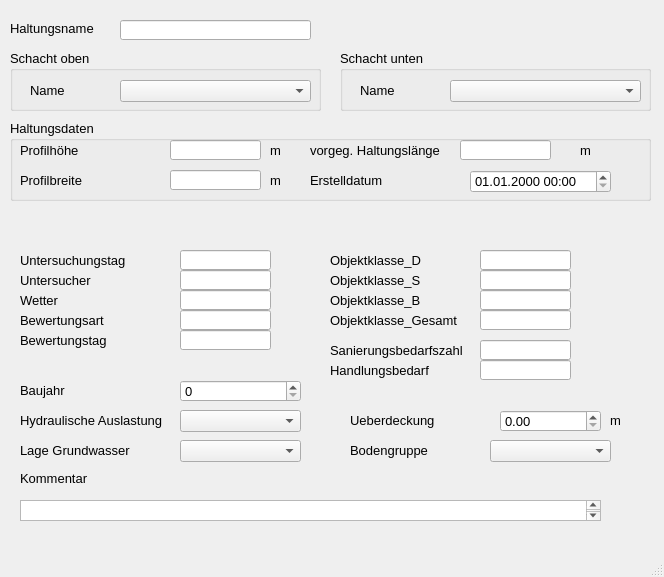
<?xml version="1.0" encoding="UTF-8"?>
<ui version="4.0">
 <class>MainWindow</class>
 <widget class="QMainWindow" name="MainWindow">
  <property name="geometry">
   <rect>
    <x>0</x>
    <y>0</y>
    <width>664</width>
    <height>577</height>
   </rect>
  </property>
  <property name="sizePolicy">
   <sizepolicy hsizetype="Preferred" vsizetype="Preferred">
    <horstretch>0</horstretch>
    <verstretch>0</verstretch>
   </sizepolicy>
  </property>
  <property name="minimumSize">
   <size>
    <width>664</width>
    <height>523</height>
   </size>
  </property>
  <property name="baseSize">
   <size>
    <width>0</width>
    <height>0</height>
   </size>
  </property>
  <property name="font">
   <font>
    <family>Tahoma</family>
    <pointsize>10</pointsize>
   </font>
  </property>
  <property name="windowTitle">
   <string>MainWindow</string>
  </property>
  <widget class="QWidget" name="centralwidget">
   <widget class="QLabel" name="label">
    <property name="geometry">
     <rect>
      <x>10</x>
      <y>20</y>
      <width>131</width>
      <height>16</height>
     </rect>
    </property>
    <property name="font">
     <font>
      <family>Tahoma</family>
      <pointsize>10</pointsize>
     </font>
    </property>
    <property name="text">
     <string>Haltungsname</string>
    </property>
   </widget>
   <widget class="QGroupBox" name="groupBox">
    <property name="geometry">
     <rect>
      <x>10</x>
      <y>50</y>
      <width>311</width>
      <height>61</height>
     </rect>
    </property>
    <property name="font">
     <font>
      <pointsize>10</pointsize>
     </font>
    </property>
    <property name="title">
     <string>Schacht oben</string>
    </property>
    <widget class="QLabel" name="label_3">
     <property name="geometry">
      <rect>
       <x>20</x>
       <y>30</y>
       <width>91</width>
       <height>21</height>
      </rect>
     </property>
     <property name="text">
      <string>Name</string>
     </property>
    </widget>
    <widget class="QComboBox" name="schoben">
     <property name="geometry">
      <rect>
       <x>110</x>
       <y>30</y>
       <width>191</width>
       <height>22</height>
      </rect>
     </property>
    </widget>
   </widget>
   <widget class="QGroupBox" name="groupBox_3">
    <property name="geometry">
     <rect>
      <x>340</x>
      <y>50</y>
      <width>311</width>
      <height>61</height>
     </rect>
    </property>
    <property name="font">
     <font>
      <pointsize>10</pointsize>
     </font>
    </property>
    <property name="title">
     <string>Schacht unten</string>
    </property>
    <widget class="QLabel" name="label_9">
     <property name="geometry">
      <rect>
       <x>20</x>
       <y>30</y>
       <width>71</width>
       <height>21</height>
      </rect>
     </property>
     <property name="text">
      <string>Name</string>
     </property>
    </widget>
    <widget class="QComboBox" name="schunten">
     <property name="geometry">
      <rect>
       <x>110</x>
       <y>30</y>
       <width>191</width>
       <height>22</height>
      </rect>
     </property>
    </widget>
   </widget>
   <widget class="QTextEdit" name="kommentar">
    <property name="geometry">
     <rect>
      <x>20</x>
      <y>500</y>
      <width>581</width>
      <height>21</height>
     </rect>
    </property>
    <property name="font">
     <font>
      <pointsize>10</pointsize>
     </font>
    </property>
   </widget>
   <widget class="QLabel" name="label_22">
    <property name="geometry">
     <rect>
      <x>20</x>
      <y>470</y>
      <width>81</width>
      <height>16</height>
     </rect>
    </property>
    <property name="font">
     <font>
      <pointsize>10</pointsize>
     </font>
    </property>
    <property name="text">
     <string>Kommentar</string>
    </property>
   </widget>
   <widget class="QLineEdit" name="haltnam">
    <property name="geometry">
     <rect>
      <x>120</x>
      <y>20</y>
      <width>191</width>
      <height>20</height>
     </rect>
    </property>
    <property name="font">
     <font>
      <pointsize>10</pointsize>
     </font>
    </property>
   </widget>
   <widget class="QGroupBox" name="groupBox_2">
    <property name="geometry">
     <rect>
      <x>10</x>
      <y>120</y>
      <width>641</width>
      <height>81</height>
     </rect>
    </property>
    <property name="font">
     <font>
      <pointsize>10</pointsize>
     </font>
    </property>
    <property name="title">
     <string>Haltungsdaten</string>
    </property>
    <widget class="QgsDateTimeEdit" name="createdat">
     <property name="geometry">
      <rect>
       <x>460</x>
       <y>50</y>
       <width>141</width>
       <height>23</height>
      </rect>
     </property>
     <property name="font">
      <font>
       <family>Tahoma</family>
       <pointsize>10</pointsize>
      </font>
     </property>
     <property name="currentSection">
      <enum>QDateTimeEdit::DaySection</enum>
     </property>
     <property name="displayFormat">
      <string>dd.MM.yyyy HH:mm</string>
     </property>
    </widget>
    <widget class="QLabel" name="label_7">
     <property name="geometry">
      <rect>
       <x>10</x>
       <y>50</y>
       <width>101</width>
       <height>21</height>
      </rect>
     </property>
     <property name="text">
      <string>Profilbreite</string>
     </property>
    </widget>
    <widget class="QLabel" name="label_20">
     <property name="geometry">
      <rect>
       <x>260</x>
       <y>50</y>
       <width>31</width>
       <height>21</height>
      </rect>
     </property>
     <property name="text">
      <string>m </string>
     </property>
    </widget>
    <widget class="QLabel" name="label_21">
     <property name="geometry">
      <rect>
       <x>570</x>
       <y>20</y>
       <width>31</width>
       <height>21</height>
      </rect>
     </property>
     <property name="text">
      <string>m </string>
     </property>
    </widget>
    <widget class="QLineEdit" name="laenge">
     <property name="geometry">
      <rect>
       <x>450</x>
       <y>20</y>
       <width>91</width>
       <height>20</height>
      </rect>
     </property>
     <property name="toolTip">
      <string>&lt;html&gt;&lt;head/&gt;&lt;body&gt;&lt;p&gt;&lt;span style=&quot; font-size:10pt;&quot;&gt;vorgegebene Haltungslänge, falls diese nicht automatisch berechnet werden soll&lt;/span&gt;&lt;/p&gt;&lt;/body&gt;&lt;/html&gt;</string>
     </property>
     <property name="statusTip">
      <string>vorgegebene Haltungslänge, falls diese nicht automatisch berechnet werden soll</string>
     </property>
    </widget>
    <widget class="QLabel" name="label_71">
     <property name="geometry">
      <rect>
       <x>300</x>
       <y>50</y>
       <width>151</width>
       <height>21</height>
      </rect>
     </property>
     <property name="text">
      <string>Erstelldatum</string>
     </property>
    </widget>
    <widget class="QLabel" name="label_17">
     <property name="geometry">
      <rect>
       <x>300</x>
       <y>10</y>
       <width>151</width>
       <height>41</height>
      </rect>
     </property>
     <property name="text">
      <string>vorgeg. Haltungslänge</string>
     </property>
    </widget>
    <widget class="QLineEdit" name="hoehe">
     <property name="geometry">
      <rect>
       <x>160</x>
       <y>20</y>
       <width>91</width>
       <height>20</height>
      </rect>
     </property>
    </widget>
    <widget class="QLabel" name="label_16">
     <property name="geometry">
      <rect>
       <x>260</x>
       <y>20</y>
       <width>31</width>
       <height>21</height>
      </rect>
     </property>
     <property name="text">
      <string>m </string>
     </property>
    </widget>
    <widget class="QLineEdit" name="breite">
     <property name="geometry">
      <rect>
       <x>160</x>
       <y>50</y>
       <width>91</width>
       <height>20</height>
      </rect>
     </property>
    </widget>
    <widget class="QLabel" name="label_6">
     <property name="geometry">
      <rect>
       <x>10</x>
       <y>20</y>
       <width>101</width>
       <height>21</height>
      </rect>
     </property>
     <property name="text">
      <string>Profilhöhe</string>
     </property>
    </widget>
   </widget>
   <widget class="QLabel" name="label_52">
    <property name="geometry">
     <rect>
      <x>20</x>
      <y>410</y>
      <width>151</width>
      <height>21</height>
     </rect>
    </property>
    <property name="text">
     <string>Hydraulische Auslastung</string>
    </property>
   </widget>
   <widget class="QComboBox" name="hydraulische_auslastung">
    <property name="geometry">
     <rect>
      <x>180</x>
      <y>410</y>
      <width>121</width>
      <height>22</height>
     </rect>
    </property>
    <item>
     <property name="text">
      <string/>
     </property>
    </item>
    <item>
     <property name="text">
      <string>eingehalten</string>
     </property>
    </item>
    <item>
     <property name="text">
      <string>nicht eingehalten</string>
     </property>
    </item>
   </widget>
   <widget class="QLabel" name="label_53">
    <property name="geometry">
     <rect>
      <x>20</x>
      <y>440</y>
      <width>151</width>
      <height>21</height>
     </rect>
    </property>
    <property name="text">
     <string>Lage Grundwasser</string>
    </property>
   </widget>
   <widget class="QComboBox" name="lage_grundwasser">
    <property name="geometry">
     <rect>
      <x>180</x>
      <y>440</y>
      <width>121</width>
      <height>22</height>
     </rect>
    </property>
    <item>
     <property name="text">
      <string/>
     </property>
    </item>
    <item>
     <property name="text">
      <string>kein Grundwasser</string>
     </property>
    </item>
    <item>
     <property name="text">
      <string>im Grundwasser</string>
     </property>
    </item>
    <item>
     <property name="text">
      <string>in der Wechselzone</string>
     </property>
    </item>
    <item>
     <property name="text">
      <string>oberhalb des Grundwassers</string>
     </property>
    </item>
   </widget>
   <widget class="QLabel" name="label_55">
    <property name="geometry">
     <rect>
      <x>350</x>
      <y>410</y>
      <width>151</width>
      <height>21</height>
     </rect>
    </property>
    <property name="text">
     <string>Ueberdeckung</string>
    </property>
   </widget>
   <widget class="QLabel" name="label_56">
    <property name="geometry">
     <rect>
      <x>350</x>
      <y>440</y>
      <width>151</width>
      <height>21</height>
     </rect>
    </property>
    <property name="text">
     <string>Bodengruppe</string>
    </property>
   </widget>
   <widget class="QComboBox" name="bodengruppe">
    <property name="geometry">
     <rect>
      <x>490</x>
      <y>440</y>
      <width>121</width>
      <height>22</height>
     </rect>
    </property>
    <item>
     <property name="text">
      <string/>
     </property>
    </item>
    <item>
     <property name="text">
      <string>Bodengruppe 1</string>
     </property>
    </item>
    <item>
     <property name="text">
      <string>Bodengruppe 2</string>
     </property>
    </item>
    <item>
     <property name="text">
      <string>Bodengruppe 3</string>
     </property>
    </item>
    <item>
     <property name="text">
      <string>Bodengruppe 4</string>
     </property>
    </item>
   </widget>
   <widget class="QLabel" name="label_60">
    <property name="geometry">
     <rect>
      <x>20</x>
      <y>380</y>
      <width>151</width>
      <height>21</height>
     </rect>
    </property>
    <property name="text">
     <string>Baujahr</string>
    </property>
   </widget>
   <widget class="QSpinBox" name="baujahr">
    <property name="geometry">
     <rect>
      <x>180</x>
      <y>380</y>
      <width>121</width>
      <height>22</height>
     </rect>
    </property>
   </widget>
   <widget class="QDoubleSpinBox" name="ueberdeckung">
    <property name="geometry">
     <rect>
      <x>500</x>
      <y>410</y>
      <width>101</width>
      <height>22</height>
     </rect>
    </property>
   </widget>
   <widget class="QLabel" name="label_18">
    <property name="geometry">
     <rect>
      <x>610</x>
      <y>410</y>
      <width>31</width>
      <height>21</height>
     </rect>
    </property>
    <property name="text">
     <string>m </string>
    </property>
   </widget>
   <widget class="QLabel" name="label_61">
    <property name="geometry">
     <rect>
      <x>20</x>
      <y>250</y>
      <width>151</width>
      <height>21</height>
     </rect>
    </property>
    <property name="text">
     <string>Untersuchungstag</string>
    </property>
   </widget>
   <widget class="QLabel" name="label_62">
    <property name="geometry">
     <rect>
      <x>20</x>
      <y>270</y>
      <width>151</width>
      <height>21</height>
     </rect>
    </property>
    <property name="text">
     <string>Untersucher</string>
    </property>
   </widget>
   <widget class="QLabel" name="label_63">
    <property name="geometry">
     <rect>
      <x>20</x>
      <y>290</y>
      <width>151</width>
      <height>21</height>
     </rect>
    </property>
    <property name="text">
     <string>Wetter</string>
    </property>
   </widget>
   <widget class="QLabel" name="label_64">
    <property name="geometry">
     <rect>
      <x>20</x>
      <y>310</y>
      <width>151</width>
      <height>21</height>
     </rect>
    </property>
    <property name="text">
     <string>Bewertungsart</string>
    </property>
   </widget>
   <widget class="QLabel" name="label_65">
    <property name="geometry">
     <rect>
      <x>20</x>
      <y>330</y>
      <width>151</width>
      <height>21</height>
     </rect>
    </property>
    <property name="text">
     <string>Bewertungstag</string>
    </property>
   </widget>
   <widget class="QLabel" name="label_66">
    <property name="geometry">
     <rect>
      <x>330</x>
      <y>250</y>
      <width>151</width>
      <height>21</height>
     </rect>
    </property>
    <property name="text">
     <string>Objektklasse_D</string>
    </property>
   </widget>
   <widget class="QLabel" name="label_67">
    <property name="geometry">
     <rect>
      <x>330</x>
      <y>270</y>
      <width>151</width>
      <height>21</height>
     </rect>
    </property>
    <property name="text">
     <string>Objektklasse_S</string>
    </property>
   </widget>
   <widget class="QLabel" name="label_68">
    <property name="geometry">
     <rect>
      <x>330</x>
      <y>290</y>
      <width>151</width>
      <height>21</height>
     </rect>
    </property>
    <property name="text">
     <string>Objektklasse_B</string>
    </property>
   </widget>
   <widget class="QLabel" name="label_69">
    <property name="geometry">
     <rect>
      <x>330</x>
      <y>310</y>
      <width>151</width>
      <height>21</height>
     </rect>
    </property>
    <property name="text">
     <string>Objektklasse_Gesamt</string>
    </property>
   </widget>
   <widget class="QLineEdit" name="untersuchtag">
    <property name="geometry">
     <rect>
      <x>180</x>
      <y>250</y>
      <width>91</width>
      <height>20</height>
     </rect>
    </property>
   </widget>
   <widget class="QLineEdit" name="untersucher">
    <property name="geometry">
     <rect>
      <x>180</x>
      <y>270</y>
      <width>91</width>
      <height>20</height>
     </rect>
    </property>
   </widget>
   <widget class="QLineEdit" name="wetter">
    <property name="geometry">
     <rect>
      <x>180</x>
      <y>290</y>
      <width>91</width>
      <height>20</height>
     </rect>
    </property>
   </widget>
   <widget class="QLineEdit" name="bewertungsart">
    <property name="geometry">
     <rect>
      <x>180</x>
      <y>310</y>
      <width>91</width>
      <height>20</height>
     </rect>
    </property>
   </widget>
   <widget class="QLineEdit" name="bewertungstag">
    <property name="geometry">
     <rect>
      <x>180</x>
      <y>330</y>
      <width>91</width>
      <height>20</height>
     </rect>
    </property>
   </widget>
   <widget class="QLineEdit" name="objektklasse_gesamt">
    <property name="geometry">
     <rect>
      <x>480</x>
      <y>310</y>
      <width>91</width>
      <height>20</height>
     </rect>
    </property>
   </widget>
   <widget class="QLineEdit" name="objektklasse_dichtheit">
    <property name="geometry">
     <rect>
      <x>480</x>
      <y>250</y>
      <width>91</width>
      <height>20</height>
     </rect>
    </property>
   </widget>
   <widget class="QLineEdit" name="objektklasse_standsicherheit">
    <property name="geometry">
     <rect>
      <x>480</x>
      <y>270</y>
      <width>91</width>
      <height>20</height>
     </rect>
    </property>
   </widget>
   <widget class="QLineEdit" name="objektklasse_betriebssicherheit">
    <property name="geometry">
     <rect>
      <x>480</x>
      <y>290</y>
      <width>91</width>
      <height>20</height>
     </rect>
    </property>
   </widget>
   <widget class="QLabel" name="label_70">
    <property name="geometry">
     <rect>
      <x>330</x>
      <y>360</y>
      <width>151</width>
      <height>21</height>
     </rect>
    </property>
    <property name="text">
     <string>Handlungsbedarf</string>
    </property>
   </widget>
   <widget class="QLineEdit" name="Sanierungsbedarfszahl">
    <property name="geometry">
     <rect>
      <x>480</x>
      <y>340</y>
      <width>91</width>
      <height>20</height>
     </rect>
    </property>
   </widget>
   <widget class="QLineEdit" name="Handlungsbedarf">
    <property name="geometry">
     <rect>
      <x>480</x>
      <y>360</y>
      <width>91</width>
      <height>20</height>
     </rect>
    </property>
   </widget>
   <widget class="QLabel" name="label_72">
    <property name="geometry">
     <rect>
      <x>330</x>
      <y>340</y>
      <width>151</width>
      <height>21</height>
     </rect>
    </property>
    <property name="text">
     <string>Sanierungsbedarfszahl</string>
    </property>
   </widget>
  </widget>
  <widget class="QMenuBar" name="menubar">
   <property name="geometry">
    <rect>
     <x>0</x>
     <y>0</y>
     <width>664</width>
     <height>21</height>
    </rect>
   </property>
  </widget>
  <widget class="QStatusBar" name="statusbar"/>
 </widget>
 <customwidgets>
  <customwidget>
   <class>QgsDateTimeEdit</class>
   <extends>QDateTimeEdit</extends>
   <header>qgsdatetimeedit.h</header>
  </customwidget>
 </customwidgets>
 <tabstops>
  <tabstop>haltnam</tabstop>
  <tabstop>schoben</tabstop>
  <tabstop>schunten</tabstop>
  <tabstop>hoehe</tabstop>
  <tabstop>breite</tabstop>
  <tabstop>laenge</tabstop>
  <tabstop>createdat</tabstop>
  <tabstop>kommentar</tabstop>
 </tabstops>
 <resources/>
 <connections/>
</ui>
